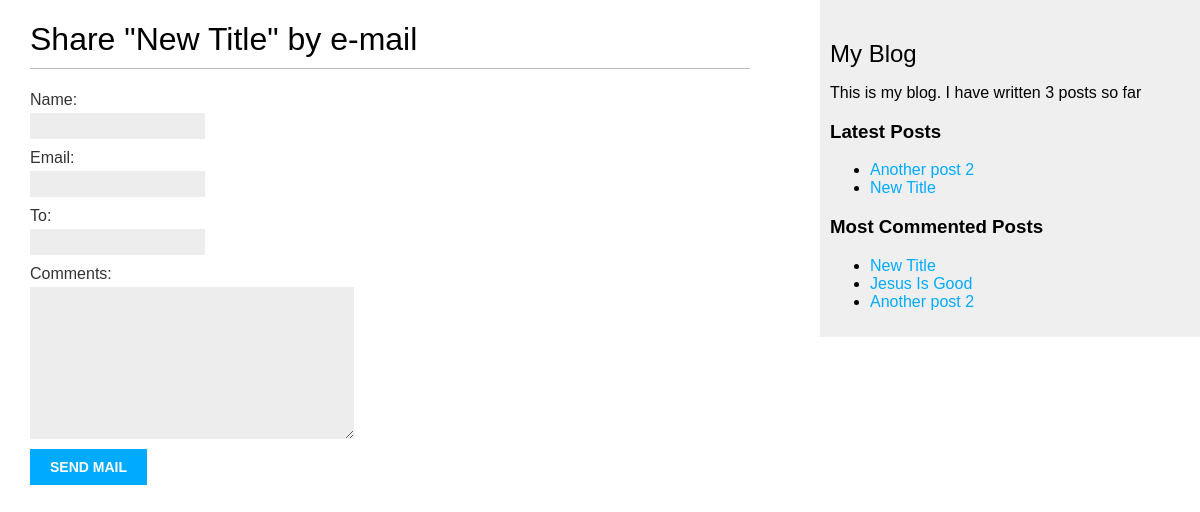
Before: /blog/2/share/ with the older database file.
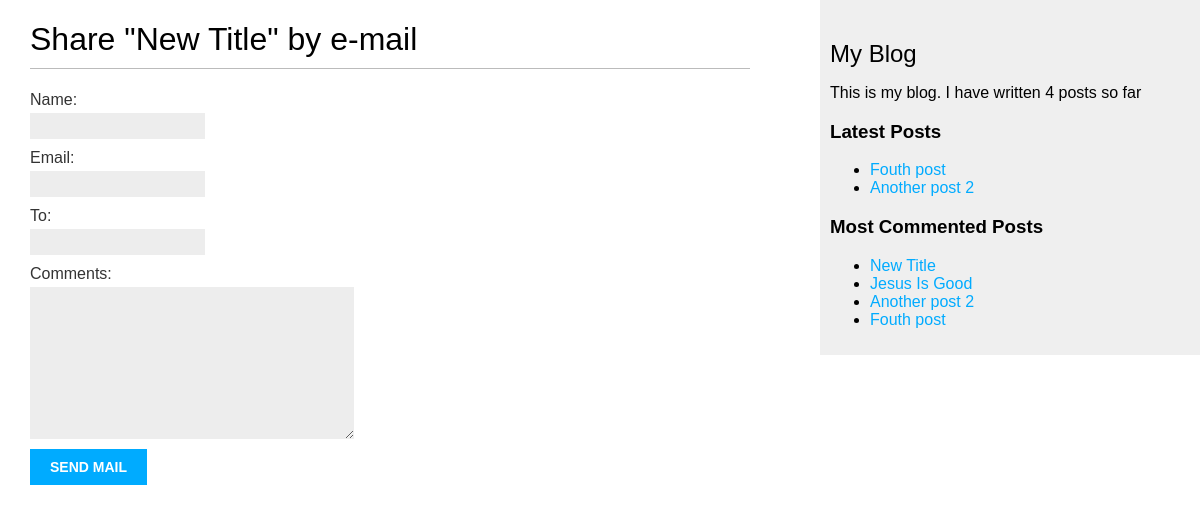
After: the same page with the newer database file.
### blog/models.py (models this page shows, shortened)
class Post(models.Model):
    STATUS_CHOICES = (
        ('draft' , 'Draft'),
        ('published', 'Published'),
    )
    title = models.CharField(max_length=250)
    slug  = models.SlugField(max_length=250, unique_for_date='publish')
    author = models.ForeignKey(User, on_delete=models.CASCADE, related_name='blog_post')
    body    = models.TextField()
    publish = models.DateTimeField(default=timezone.now)
    created = models.DateTimeField(auto_now_add=True)
    updated = models.DateTimeField(auto_now=True)
    status = models.CharField(max_length=10, choices=STATUS_CHOICES, default='draft')
    tags = TaggableManager()
    class Meta:
        ordering = ('publish',)
    def get_absolute_url(self):
        return reverse('blog:post_detail', args=[self.publish.year,self.publish.month,self.publish.day, self.slug])
    objects = models.Manager()
    published = PublishedManager()

### blog/views.py (the view)
# urls.py: path('<int:post_id>/share/', views.post_share, name='post_share')
def post_share(request, post_id):
    post = get_object_or_404(Post, id=post_id, status='published')
    sent = False
    if request.method == 'POST':
        form = EmailPostForm(request.POST)
        if form.is_valid():
            cd = form.cleaned_data
            post_url = request.build_absolute_uri(post.get_absolute_url())
            subject = f"{cd['name']} recommends you read " f"{post.title}"
            message = f"Read {post.title} at {post_url}\n\n"f"{cd['name']}\'s comments: {cd['comments']}"
            send_mail(subject, message, 'ceasarkwadwo@gmail.com', [cd['to']])
            sent = True
    else:
        form = EmailPostForm()
    context = {
        'post':post,
        'form': form,
        'sent': sent,
    }
    return render(request, 'blog/post/share.html', context)

### blog/forms.py
class EmailPostForm(forms.Form):
    name = forms.CharField(max_length=50)
    email = forms.EmailField()
    to    = forms.EmailField()
    comments = forms.CharField(required=False, widget=forms.Textarea)

### blog/models.py (called while the page is built)
    def get_queryset(self):
        return super(PublishedManager, self).get_queryset().filter(status='published')

### blog/templatetags/blog_tags.py (called while the page is built)
@register.simple_tag
def total_post():
    return Post.published.count()

@register.inclusion_tag('blog/post/latest_posts.html')
def show_latest_posts(count=5):
    latest_posts = Post.published.order_by('-publish')[:count]
    return {'latest_posts': latest_posts}

@register.simple_tag
def get_most_commented_posts(count=5):
    return Post.published.annotate(total_comments=Count('comments')).order_by('-total_comments')[:count]

### blog/templates/blog/post/share.html (shortened to what this page needs)
{% extends 'blog/base.html' %}
{% block content %}
    {% if sent %}
        <h1>E-mail successfully sent</h1>
        <p>
            "{{ post.title }}" was successfully sent to {{ form.cleaned_data.to}}.
        </p>
    {% else %}
    <h1> Share "{{ post.title }}" by e-mail</h1>
    <form method = 'post'>
        {{ form.as_p }}
        <input type="submit" value="Send Mail">
    </form>
    {% endif %}
{% endblock content %}

### blog/templates/blog/base.html (shortened to what this page needs)
{% load blog_tags %}
{% load static %}
<!Doctype html>
<html>
<head>
    <link href="{% static 'css/blog.css' %}" rel="stylesheet">
</head>
<body>
    <div id='content'>
        {% block content %}
        {% endblock content %}
    </div>
    <div id="sidebar">
        <h2>My Blog</h2>
        <p>This is my blog. I have written {% total_post %} posts so far</p>
        <h3>Latest Posts</h3>
        {% show_latest_posts 2 %}
        <h3>Most Commented Posts</h3>
        {% get_most_commented_posts as most_commented_posts %}
        <ul>
            {% for post in most_commented_posts %}
            <li>
                <a href="{{ post.get_absolute_url }}">{{ post.title }}</a>
            </li>
            {% endfor %}
        </ul>
    </div>
</body>
</html>

### blog/templates/blog/post/latest_posts.html
<ul>
    {% for post in latest_posts %}
    <li>
        <a href="{{ post.get_absolute_url }}">{{ post.title }}</a>
    </li>
    {% endfor %}
</ul>

Changed rows visible on the page:
no longer on one of the page's lists (row edited): Post: title "New Title"
added Post: title "Fouth post"
Other visible differences:
text no longer shown: "3"
text now shown: "4"
